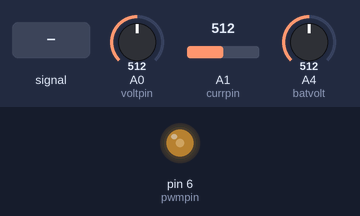
Simulated run of this sketch. Board: Arduino Uno, built with avr-gcc and run on an emulated ATmega328P. Parts: output pins drawn as LEDs (lit = HIGH). The inputs (shaded band) are chosen by the test bench; at power-on: A0 (voltpin) = 512, A1 (currpin) = 512, A4 (batvolt) = 512.

Above: at 1.2 s.
1.3 s: A0 (voltpin) fed a 200 Hz sine of ±81 counts around its level
At 2.5 s:
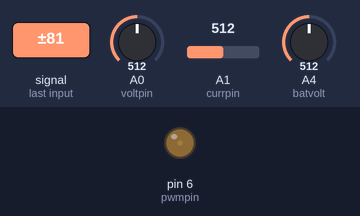
Timing chart, 0 to 4.3 s (numbered marks = the images above; inputs shaded):
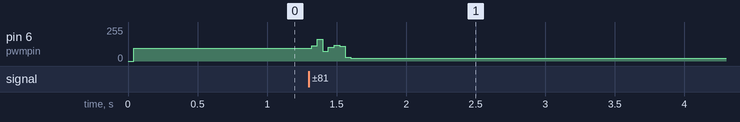

Measured:
- after the input at 1.3 s, pin 6 (pwmpin): 97/255 → 20/255 at once

The sketch:

Control_System.ino
```cpp
const int pwmpin = 6;
const int voltpin = A0;
const int currpin = A1;
const int batvolt = A4;
int duty_ratio = 100;
int previousduty = 80;
float P_Power = 4.5;

void setup(){
  pinMode(pwmpin, OUTPUT);
}

void loop(){
  int voltsensor = analogRead(voltpin);
  float volt = voltsensor*(5.0/1023);
  int currentsensor = analogRead(currpin);
  float current = currentsensor*(5.0/1023);
  float Power = volt*current;

  int battery_volt = analogRead(batvolt);
  float battery = battery_volt*(5.0/1023);
  if (volt > battery){
  /*if the current power value is less than the previous
  power value and the duty_ratio was decreased*/
  if (Power < P_Power && duty_ratio < previousduty){
    previousduty = duty_ratio;
    duty_ratio = duty_ratio + 10;
  }
  /*if the current power value is less than the previous
  power value and the duty_ratio was increased*/
  else if(Power < P_Power && duty_ratio > previousduty){
    previousduty = duty_ratio;
    duty_ratio = duty_ratio - 10;
  }
  /*if the current power value is greater than the previous
  power value and the duty_ratio was decreased*/
  else if(Power > P_Power && duty_ratio < previousduty){
    previousduty = duty_ratio;
    duty_ratio = duty_ratio - 10;
  }
  /*if the current power value is greater than the previous
  power value and the duty_ratio was increased*/
  else if(Power > P_Power && duty_ratio > previousduty){
    previousduty = duty_ratio;
    duty_ratio = duty_ratio + 10;
  }
  if (duty_ratio < 20){
    duty_ratio = 20;
  }
  if (duty_ratio > 250){
    duty_ratio = 250;
  }
  }
  else{
    analogWrite(pwmpin, 0);
  }
  //assign power value to previous power variable
  P_Power = Power;

  analogWrite(pwmpin, duty_ratio);
}
```
